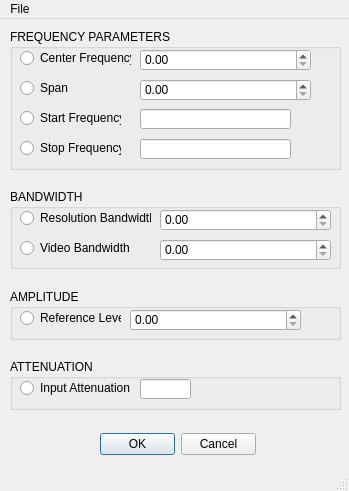
<?xml version="1.0" encoding="UTF-8"?>
<ui version="4.0">
 <class>MainWindow</class>
 <widget class="QMainWindow" name="MainWindow">
  <property name="geometry">
   <rect>
    <x>0</x>
    <y>0</y>
    <width>349</width>
    <height>491</height>
   </rect>
  </property>
  <property name="windowTitle">
   <string>MainWindow</string>
  </property>
  <widget class="QWidget" name="centralwidget">
   <widget class="QGroupBox" name="groupBox">
    <property name="geometry">
     <rect>
      <x>10</x>
      <y>10</y>
      <width>331</width>
      <height>141</height>
     </rect>
    </property>
    <property name="styleSheet">
     <string notr="true"/>
    </property>
    <property name="title">
     <string>FREQUENCY PARAMETERS</string>
    </property>
    <widget class="QRadioButton" name="radioButton">
     <property name="geometry">
      <rect>
       <x>10</x>
       <y>20</y>
       <width>111</width>
       <height>18</height>
      </rect>
     </property>
     <property name="text">
      <string>Center Frequency</string>
     </property>
    </widget>
    <widget class="QRadioButton" name="radioButton_2">
     <property name="geometry">
      <rect>
       <x>10</x>
       <y>50</y>
       <width>51</width>
       <height>18</height>
      </rect>
     </property>
     <property name="text">
      <string>Span</string>
     </property>
    </widget>
    <widget class="QDoubleSpinBox" name="doubleSpinBox">
     <property name="geometry">
      <rect>
       <x>130</x>
       <y>20</y>
       <width>171</width>
       <height>22</height>
      </rect>
     </property>
     <property name="styleSheet">
      <string notr="true">font: 8pt &quot;MS Shell Dlg 2&quot;;</string>
     </property>
    </widget>
    <widget class="QDoubleSpinBox" name="doubleSpinBox_2">
     <property name="geometry">
      <rect>
       <x>130</x>
       <y>50</y>
       <width>171</width>
       <height>22</height>
      </rect>
     </property>
     <property name="styleSheet">
      <string notr="true">font: 8pt &quot;MS Shell Dlg 2&quot;;</string>
     </property>
    </widget>
    <widget class="QRadioButton" name="radioButton_3">
     <property name="geometry">
      <rect>
       <x>10</x>
       <y>80</y>
       <width>101</width>
       <height>18</height>
      </rect>
     </property>
     <property name="text">
      <string>Start Frequency</string>
     </property>
    </widget>
    <widget class="QLineEdit" name="lineEdit">
     <property name="geometry">
      <rect>
       <x>130</x>
       <y>80</y>
       <width>151</width>
       <height>20</height>
      </rect>
     </property>
    </widget>
    <widget class="QRadioButton" name="radioButton_4">
     <property name="geometry">
      <rect>
       <x>10</x>
       <y>110</y>
       <width>101</width>
       <height>18</height>
      </rect>
     </property>
     <property name="text">
      <string>Stop Frequency</string>
     </property>
    </widget>
    <widget class="QLineEdit" name="lineEdit_2">
     <property name="geometry">
      <rect>
       <x>130</x>
       <y>110</y>
       <width>151</width>
       <height>20</height>
      </rect>
     </property>
    </widget>
   </widget>
   <widget class="QGroupBox" name="groupBox_2">
    <property name="geometry">
     <rect>
      <x>10</x>
      <y>170</y>
      <width>331</width>
      <height>80</height>
     </rect>
    </property>
    <property name="title">
     <string>BANDWIDTH</string>
    </property>
    <widget class="QRadioButton" name="radioButton_5">
     <property name="geometry">
      <rect>
       <x>10</x>
       <y>20</y>
       <width>131</width>
       <height>18</height>
      </rect>
     </property>
     <property name="text">
      <string>Resolution Bandwidth</string>
     </property>
    </widget>
    <widget class="QRadioButton" name="radioButton_6">
     <property name="geometry">
      <rect>
       <x>10</x>
       <y>50</y>
       <width>111</width>
       <height>18</height>
      </rect>
     </property>
     <property name="text">
      <string>Video Bandwidth</string>
     </property>
    </widget>
    <widget class="QDoubleSpinBox" name="doubleSpinBox_3">
     <property name="geometry">
      <rect>
       <x>150</x>
       <y>20</y>
       <width>171</width>
       <height>22</height>
      </rect>
     </property>
    </widget>
    <widget class="QDoubleSpinBox" name="doubleSpinBox_4">
     <property name="geometry">
      <rect>
       <x>150</x>
       <y>50</y>
       <width>171</width>
       <height>22</height>
      </rect>
     </property>
    </widget>
   </widget>
   <widget class="QGroupBox" name="groupBox_3">
    <property name="geometry">
     <rect>
      <x>10</x>
      <y>270</y>
      <width>331</width>
      <height>51</height>
     </rect>
    </property>
    <property name="title">
     <string>AMPLITUDE</string>
    </property>
    <widget class="QRadioButton" name="radioButton_7">
     <property name="geometry">
      <rect>
       <x>10</x>
       <y>20</y>
       <width>101</width>
       <height>18</height>
      </rect>
     </property>
     <property name="text">
      <string>Reference Level</string>
     </property>
    </widget>
    <widget class="QDoubleSpinBox" name="doubleSpinBox_5">
     <property name="geometry">
      <rect>
       <x>120</x>
       <y>20</y>
       <width>171</width>
       <height>22</height>
      </rect>
     </property>
    </widget>
   </widget>
   <widget class="QGroupBox" name="groupBox_4">
    <property name="geometry">
     <rect>
      <x>10</x>
      <y>340</y>
      <width>331</width>
      <height>51</height>
     </rect>
    </property>
    <property name="title">
     <string>ATTENUATION</string>
    </property>
    <widget class="QRadioButton" name="radioButton_8">
     <property name="geometry">
      <rect>
       <x>10</x>
       <y>20</y>
       <width>111</width>
       <height>18</height>
      </rect>
     </property>
     <property name="text">
      <string>Input Attenuation</string>
     </property>
    </widget>
    <widget class="QLineEdit" name="lineEdit_3">
     <property name="geometry">
      <rect>
       <x>130</x>
       <y>20</y>
       <width>51</width>
       <height>20</height>
      </rect>
     </property>
    </widget>
   </widget>
   <widget class="QDialogButtonBox" name="buttonBox">
    <property name="geometry">
     <rect>
      <x>100</x>
      <y>400</y>
      <width>156</width>
      <height>51</height>
     </rect>
    </property>
    <property name="standardButtons">
     <set>QDialogButtonBox::Cancel|QDialogButtonBox::Ok</set>
    </property>
   </widget>
  </widget>
  <widget class="QMenuBar" name="menubar">
   <property name="geometry">
    <rect>
     <x>0</x>
     <y>0</y>
     <width>349</width>
     <height>22</height>
    </rect>
   </property>
   <widget class="QMenu" name="menuFile">
    <property name="title">
     <string>File</string>
    </property>
    <addaction name="actionSave_Configuration"/>
    <addaction name="actionClose"/>
   </widget>
   <addaction name="menuFile"/>
  </widget>
  <widget class="QStatusBar" name="statusbar"/>
  <action name="actionSave_Configuration">
   <property name="text">
    <string>Save Configuration</string>
   </property>
  </action>
  <action name="actionClose">
   <property name="text">
    <string>Close</string>
   </property>
  </action>
 </widget>
 <resources/>
 <connections/>
</ui>
